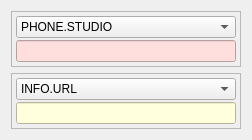
                       <widget class="QWidget" name="tab_rds_alt_parser">
                        <attribute name="title">
                         <string>Alternative Parser</string>
                        </attribute>
                        <layout class="QVBoxLayout" name="verticalLayout_41">
                         <item>
                          <widget class="QFrame" name="frame_5">
                           <property name="frameShape">
                            <enum>QFrame::StyledPanel</enum>
                           </property>
                           <property name="frameShadow">
                            <enum>QFrame::Raised</enum>
                           </property>
                           <layout class="QVBoxLayout" name="verticalLayout_36">
                            <property name="spacing">
                             <number>2</number>
                            </property>
                            <property name="margin">
                             <number>4</number>
                            </property>
                            <item>
                             <widget class="QComboBox" name="comboBox_rds_content3_type">
                              <property name="currentIndex">
                               <number>42</number>
                              </property>
                              <item>
                               <property name="text">
                                <string>DUMMY_CLASS</string>
                               </property>
                              </item>
                              <item>
                               <property name="text">
                                <string>ITEM.TITLE</string>
                               </property>
                              </item>
                              <item>
                               <property name="text">
                                <string>ITEM.ALBUM</string>
                               </property>
                              </item>
                              <item>
                               <property name="text">
                                <string>ITEM.TRACKNUMBER</string>
                               </property>
                              </item>
                              <item>
                               <property name="text">
                                <string>ITEM.ARTIST</string>
                               </property>
                              </item>
                              <item>
                               <property name="text">
                                <string>ITEM.COMPOSITION</string>
                               </property>
                              </item>
                              <item>
                               <property name="text">
                                <string>ITEM.MOVEMENT</string>
                               </property>
                              </item>
                              <item>
                               <property name="text">
                                <string>ITEM.CONDUCTOR</string>
                               </property>
                              </item>
                              <item>
                               <property name="text">
                                <string>ITEM.COMPOSER</string>
                               </property>
                              </item>
                              <item>
                               <property name="text">
                                <string>ITEM.BAND</string>
                               </property>
                              </item>
                              <item>
                               <property name="text">
                                <string>ITEM.COMMENT</string>
                               </property>
                              </item>
                              <item>
                               <property name="text">
                                <string>ITEM.GENRE</string>
                               </property>
                              </item>
                              <item>
                               <property name="text">
                                <string>INFO.NEWS</string>
                               </property>
                              </item>
                              <item>
                               <property name="text">
                                <string>INFO.NEWS.LOCAL</string>
                               </property>
                              </item>
                              <item>
                               <property name="text">
                                <string>INFO.STOCKMARKET</string>
                               </property>
                              </item>
                              <item>
                               <property name="text">
                                <string>INFO.SPORT</string>
                               </property>
                              </item>
                              <item>
                               <property name="text">
                                <string>INFO.LOTTERY</string>
                               </property>
                              </item>
                              <item>
                               <property name="text">
                                <string>INFO.HOROSCOPE</string>
                               </property>
                              </item>
                              <item>
                               <property name="text">
                                <string>INFO.DAILY_DIVERSION</string>
                               </property>
                              </item>
                              <item>
                               <property name="text">
                                <string>INFO.HEALTH</string>
                               </property>
                              </item>
                              <item>
                               <property name="text">
                                <string>INFO.EVENT</string>
                               </property>
                              </item>
                              <item>
                               <property name="text">
                                <string>INFO.SZENE</string>
                               </property>
                              </item>
                              <item>
                               <property name="text">
                                <string>INFO.CINEMA</string>
                               </property>
                              </item>
                              <item>
                               <property name="text">
                                <string>INFO.STUPIDITY_MACHINE</string>
                               </property>
                              </item>
                              <item>
                               <property name="text">
                                <string>INFO.DATE_TIME</string>
                               </property>
                              </item>
                              <item>
                               <property name="text">
                                <string>INFO.WEATHER</string>
                               </property>
                              </item>
                              <item>
                               <property name="text">
                                <string>INFO.TRAFFIC</string>
                               </property>
                              </item>
                              <item>
                               <property name="text">
                                <string>INFO.ALARM</string>
                               </property>
                              </item>
                              <item>
                               <property name="text">
                                <string>INFO.ADVERTISEMENT</string>
                               </property>
                              </item>
                              <item>
                               <property name="text">
                                <string>INFO.URL</string>
                               </property>
                              </item>
                              <item>
                               <property name="text">
                                <string>INFO.OTHER</string>
                               </property>
                              </item>
                              <item>
                               <property name="text">
                                <string>STATIONNAME.SHORT</string>
                               </property>
                              </item>
                              <item>
                               <property name="text">
                                <string>STATIONNAME.LONG</string>
                               </property>
                              </item>
                              <item>
                               <property name="text">
                                <string>PROGRAMME.NOW</string>
                               </property>
                              </item>
                              <item>
                               <property name="text">
                                <string>PROGRAMME.NEXT</string>
                               </property>
                              </item>
                              <item>
                               <property name="text">
                                <string>PROGRAMME.PART</string>
                               </property>
                              </item>
                              <item>
                               <property name="text">
                                <string>PROGRAMME.HOST</string>
                               </property>
                              </item>
                              <item>
                               <property name="text">
                                <string>PROGRAMME.EDITORIAL_STAFF</string>
                               </property>
                              </item>
                              <item>
                               <property name="text">
                                <string>PROGRAMME.FREQUENCY</string>
                               </property>
                              </item>
                              <item>
                               <property name="text">
                                <string>PROGRAMME.HOMEPAGE</string>
                               </property>
                              </item>
                              <item>
                               <property name="text">
                                <string>PROGRAMME.SUBCHANNEL</string>
                               </property>
                              </item>
                              <item>
                               <property name="text">
                                <string>PHONE.HOTLINE</string>
                               </property>
                              </item>
                              <item>
                               <property name="text">
                                <string>PHONE.STUDIO</string>
                               </property>
                              </item>
                              <item>
                               <property name="text">
                                <string>PHONE.OTHER</string>
                               </property>
                              </item>
                              <item>
                               <property name="text">
                                <string>SMS.STUDIO</string>
                               </property>
                              </item>
                              <item>
                               <property name="text">
                                <string>SMS.OTHER</string>
                               </property>
                              </item>
                              <item>
                               <property name="text">
                                <string>EMAIL.HOTLINE</string>
                               </property>
                              </item>
                              <item>
                               <property name="text">
                                <string>EMAIL.STUDIO</string>
                               </property>
                              </item>
                              <item>
                               <property name="text">
                                <string>EMAIL.OTHER</string>
                               </property>
                              </item>
                              <item>
                               <property name="text">
                                <string>MMS.OTHER</string>
                               </property>
                              </item>
                              <item>
                               <property name="text">
                                <string>CHAT</string>
                               </property>
                              </item>
                              <item>
                               <property name="text">
                                <string>CHAT.CENTER</string>
                               </property>
                              </item>
                              <item>
                               <property name="text">
                                <string>VOTE.QUESTION</string>
                               </property>
                              </item>
                              <item>
                               <property name="text">
                                <string>VOTE.CENTER</string>
                               </property>
                              </item>
                              <item>
                               <property name="text">
                                <string>RESERVED_54</string>
                               </property>
                              </item>
                              <item>
                               <property name="text">
                                <string>RESERVED_55</string>
                               </property>
                              </item>
                              <item>
                               <property name="text">
                                <string>RESERVED_56</string>
                               </property>
                              </item>
                              <item>
                               <property name="text">
                                <string>RESERVED_57</string>
                               </property>
                              </item>
                              <item>
                               <property name="text">
                                <string>RESERVED_58</string>
                               </property>
                              </item>
                              <item>
                               <property name="text">
                                <string>PLACE</string>
                               </property>
                              </item>
                              <item>
                               <property name="text">
                                <string>APPOINTMENT</string>
                               </property>
                              </item>
                              <item>
                               <property name="text">
                                <string>IDENTIFIER</string>
                               </property>
                              </item>
                              <item>
                               <property name="text">
                                <string>PURCHASE</string>
                               </property>
                              </item>
                              <item>
                               <property name="text">
                                <string>GET_DATA</string>
                               </property>
                              </item>
                             </widget>
                            </item>
                            <item>
                             <widget class="QLineEdit" name="lineEdit_rds_content3_reg">
                              <property name="minimumSize">
                               <size>
                                <width>0</width>
                                <height>0</height>
                               </size>
                              </property>
                              <property name="styleSheet">
                               <string notr="true">background-color: rgb(255, 222, 222);</string>
                              </property>
                             </widget>
                            </item>
                           </layout>
                          </widget>
                         </item>
                         <item>
                          <widget class="QFrame" name="frame_6">
                           <property name="frameShape">
                            <enum>QFrame::StyledPanel</enum>
                           </property>
                           <property name="frameShadow">
                            <enum>QFrame::Raised</enum>
                           </property>
                           <layout class="QVBoxLayout" name="verticalLayout_38">
                            <property name="spacing">
                             <number>2</number>
                            </property>
                            <property name="margin">
                             <number>4</number>
                            </property>
                            <item>
                             <widget class="QComboBox" name="comboBox_rds_content4_type">
                              <property name="currentIndex">
                               <number>29</number>
                              </property>
                              <item>
                               <property name="text">
                                <string>DUMMY_CLASS</string>
                               </property>
                              </item>
                              <item>
                               <property name="text">
                                <string>ITEM.TITLE</string>
                               </property>
                              </item>
                              <item>
                               <property name="text">
                                <string>ITEM.ALBUM</string>
                               </property>
                              </item>
                              <item>
                               <property name="text">
                                <string>ITEM.TRACKNUMBER</string>
                               </property>
                              </item>
                              <item>
                               <property name="text">
                                <string>ITEM.ARTIST</string>
                               </property>
                              </item>
                              <item>
                               <property name="text">
                                <string>ITEM.COMPOSITION</string>
                               </property>
                              </item>
                              <item>
                               <property name="text">
                                <string>ITEM.MOVEMENT</string>
                               </property>
                              </item>
                              <item>
                               <property name="text">
                                <string>ITEM.CONDUCTOR</string>
                               </property>
                              </item>
                              <item>
                               <property name="text">
                                <string>ITEM.COMPOSER</string>
                               </property>
                              </item>
                              <item>
                               <property name="text">
                                <string>ITEM.BAND</string>
                               </property>
                              </item>
                              <item>
                               <property name="text">
                                <string>ITEM.COMMENT</string>
                               </property>
                              </item>
                              <item>
                               <property name="text">
                                <string>ITEM.GENRE</string>
                               </property>
                              </item>
                              <item>
                               <property name="text">
                                <string>INFO.NEWS</string>
                               </property>
                              </item>
                              <item>
                               <property name="text">
                                <string>INFO.NEWS.LOCAL</string>
                               </property>
                              </item>
                              <item>
                               <property name="text">
                                <string>INFO.STOCKMARKET</string>
                               </property>
                              </item>
                              <item>
                               <property name="text">
                                <string>INFO.SPORT</string>
                               </property>
                              </item>
                              <item>
                               <property name="text">
                                <string>INFO.LOTTERY</string>
                               </property>
                              </item>
                              <item>
                               <property name="text">
                                <string>INFO.HOROSCOPE</string>
                               </property>
                              </item>
                              <item>
                               <property name="text">
                                <string>INFO.DAILY_DIVERSION</string>
                               </property>
                              </item>
                              <item>
                               <property name="text">
                                <string>INFO.HEALTH</string>
                               </property>
                              </item>
                              <item>
                               <property name="text">
                                <string>INFO.EVENT</string>
                               </property>
                              </item>
                              <item>
                               <property name="text">
                                <string>INFO.SZENE</string>
                               </property>
                              </item>
                              <item>
                               <property name="text">
                                <string>INFO.CINEMA</string>
                               </property>
                              </item>
                              <item>
                               <property name="text">
                                <string>INFO.STUPIDITY_MACHINE</string>
                               </property>
                              </item>
                              <item>
                               <property name="text">
                                <string>INFO.DATE_TIME</string>
                               </property>
                              </item>
                              <item>
                               <property name="text">
                                <string>INFO.WEATHER</string>
                               </property>
                              </item>
                              <item>
                               <property name="text">
                                <string>INFO.TRAFFIC</string>
                               </property>
                              </item>
                              <item>
                               <property name="text">
                                <string>INFO.ALARM</string>
                               </property>
                              </item>
                              <item>
                               <property name="text">
                                <string>INFO.ADVERTISEMENT</string>
                               </property>
                              </item>
                              <item>
                               <property name="text">
                                <string>INFO.URL</string>
                               </property>
                              </item>
                              <item>
                               <property name="text">
                                <string>INFO.OTHER</string>
                               </property>
                              </item>
                              <item>
                               <property name="text">
                                <string>STATIONNAME.SHORT</string>
                               </property>
                              </item>
                              <item>
                               <property name="text">
                                <string>STATIONNAME.LONG</string>
                               </property>
                              </item>
                              <item>
                               <property name="text">
                                <string>PROGRAMME.NOW</string>
                               </property>
                              </item>
                              <item>
                               <property name="text">
                                <string>PROGRAMME.NEXT</string>
                               </property>
                              </item>
                              <item>
                               <property name="text">
                                <string>PROGRAMME.PART</string>
                               </property>
                              </item>
                              <item>
                               <property name="text">
                                <string>PROGRAMME.HOST</string>
                               </property>
                              </item>
                              <item>
                               <property name="text">
                                <string>PROGRAMME.EDITORIAL_STAFF</string>
                               </property>
                              </item>
                              <item>
                               <property name="text">
                                <string>PROGRAMME.FREQUENCY</string>
                               </property>
                              </item>
                              <item>
                               <property name="text">
                                <string>PROGRAMME.HOMEPAGE</string>
                               </property>
                              </item>
                              <item>
                               <property name="text">
                                <string>PROGRAMME.SUBCHANNEL</string>
                               </property>
                              </item>
                              <item>
                               <property name="text">
                                <string>PHONE.HOTLINE</string>
                               </property>
                              </item>
                              <item>
                               <property name="text">
                                <string>PHONE.STUDIO</string>
                               </property>
                              </item>
                              <item>
                               <property name="text">
                                <string>PHONE.OTHER</string>
                               </property>
                              </item>
                              <item>
                               <property name="text">
                                <string>SMS.STUDIO</string>
                               </property>
                              </item>
                              <item>
                               <property name="text">
                                <string>SMS.OTHER</string>
                               </property>
                              </item>
                              <item>
                               <property name="text">
                                <string>EMAIL.HOTLINE</string>
                               </property>
                              </item>
                              <item>
                               <property name="text">
                                <string>EMAIL.STUDIO</string>
                               </property>
                              </item>
                              <item>
                               <property name="text">
                                <string>EMAIL.OTHER</string>
                               </property>
                              </item>
                              <item>
                               <property name="text">
                                <string>MMS.OTHER</string>
                               </property>
                              </item>
                              <item>
                               <property name="text">
                                <string>CHAT</string>
                               </property>
                              </item>
                              <item>
                               <property name="text">
                                <string>CHAT.CENTER</string>
                               </property>
                              </item>
                              <item>
                               <property name="text">
                                <string>VOTE.QUESTION</string>
                               </property>
                              </item>
                              <item>
                               <property name="text">
                                <string>VOTE.CENTER</string>
                               </property>
                              </item>
                              <item>
                               <property name="text">
                                <string>RESERVED_54</string>
                               </property>
                              </item>
                              <item>
                               <property name="text">
                                <string>RESERVED_55</string>
                               </property>
                              </item>
                              <item>
                               <property name="text">
                                <string>RESERVED_56</string>
                               </property>
                              </item>
                              <item>
                               <property name="text">
                                <string>RESERVED_57</string>
                               </property>
                              </item>
                              <item>
                               <property name="text">
                                <string>RESERVED_58</string>
                               </property>
                              </item>
                              <item>
                               <property name="text">
                                <string>PLACE</string>
                               </property>
                              </item>
                              <item>
                               <property name="text">
                                <string>APPOINTMENT</string>
                               </property>
                              </item>
                              <item>
                               <property name="text">
                                <string>IDENTIFIER</string>
                               </property>
                              </item>
                              <item>
                               <property name="text">
                                <string>PURCHASE</string>
                               </property>
                              </item>
                              <item>
                               <property name="text">
                                <string>GET_DATA</string>
                               </property>
                              </item>
                             </widget>
                            </item>
                            <item>
                             <widget class="QLineEdit" name="lineEdit_rds_content4_reg">
                              <property name="minimumSize">
                               <size>
                                <width>100</width>
                                <height>0</height>
                               </size>
                              </property>
                              <property name="styleSheet">
                               <string notr="true">background-color: rgb(255,255,222);</string>
                              </property>
                             </widget>
                            </item>
                           </layout>
                          </widget>
                         </item>
                        </layout>
                       </widget>
